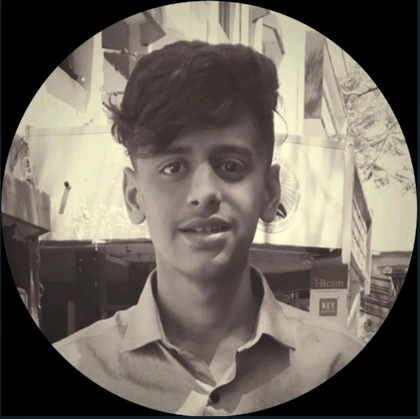
%> input picture raw.png, 420 x 419 px, shrunk from 727 x 725 before the run
$ octave Image_Negation.m   (GNU Octave 9; MATLAB toolbox functions it lacks are replaced by stand-ins)
%> lines starting %> are read from the running program, lines starting %| are printed output that depends on the picture
% Image Negation

close all;
clear all;
clc;
figure('Name','TYCS - 582 - Jaisal Shah','NumberTitle','off');
img1 = imread('C:\Users\Jaisal Shah\Desktop\TYCS-582\College-Stuff\Sem VI\DIP\Practicals\raw.png');
%> img1 is the input picture: size 419x420x3 uint8; mean R, G, B 111.7, 104.4, 95.2
img = rgb2gray(img1);
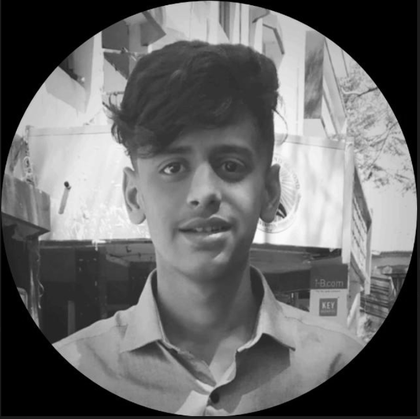
%> img: size 419x420 uint8; min 0, max 252, mean 105.5
subplot(1, 2, 1);
imshow(img);
title('OG IMage');

s = size(img);
%> s = [419 420]
for x = 1: s(1)
    for y = 1: s(2)
        img_neg(x, y) = 255 - img(x, y);
    end;
end
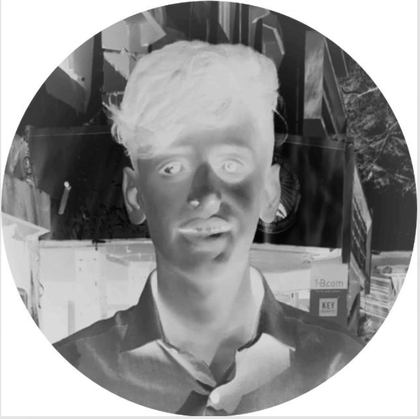
%> img_neg: size 419x420 uint8; min 3, max 255, mean 149.5

subplot(1, 2, 2);
imshow(uint8(img_neg));
title('Nagative Image');
